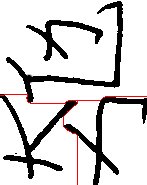
#> input picture 文献/glyphs/p49_img4.png, 147 x 185 px
$ python run_real.py
#> lines starting #> are read from the running program, lines starting #| are printed output that depends on the picture; after the words box and inside, x2 and y2 are one past the last pixel; in counts of white or black regions, pixels touching at a corner belong together
### 专利滴水算法实现/segment.py
# -*- coding: utf-8 -*-
"""
双向切分 + 四种优化指标（专利权利要求 5、论文 3.3 节）
======================================================

把完整泛音谱字切成三张子图：左上、右上、下部。

流程
----
1) 第一次切分 l1（红色，横向）：重力方向 g=(0,1)，水滴从图像左缘中部滴落、向右滑动，
   得到"上下切分路径"，把上部(左上+右上)与下部切开。
2) 第二次切分 l2（绿色，纵向）：重力方向 g=(1,0)，水滴从上部区域上缘中部滴落、向下滑动，
   得到"左右切分路径"，把左上与右上切开；碰到 l1 时终止（两路径交点即分割锚点）。
3) 依据两条路径的最大/最小坐标（交点），直接裁剪出 左上 / 右上 / 下部 三张子图。

初始滴点优化（权利要求5 的 A/B/C/D 四种指标）：
    A: 熔断量最小   d
    B: 始末偏移最小 |x* - x°|
    C: 累计偏移最小 v
    D: 融合指标最小 d + |x* - x°| + v     （论文结论：集平均 D 最优）

默认配置（2026-09 阶段三修复后）：l1（上下切分）按 D 选；l2（左右切分）按 B 选。
依据：论文表3-1 / 图3-23——对带笔画粘连的谱字（论文"谱字B"），四种指标里只有 B
（始末偏移最小化，即 l2 切得"直"）完成了上下、左右均正确的切分（A/C/D 均出现切分错误）；
对不粘连的谱字A 四种指标均正确。合成图实测 B/C/D 选点一致、无回归（详见 验证报告.md）。

⚠️ 2026-09-18 依据强度核查（**不要据此改默认值，先读 ADR**）：
    上述依据来自表3-1，而表3-1 是论文里**样本最小**的一张表（两个具名字）。
    论文 §3.4.5（p58）的**集级**统计说 B 是最差的指标——
      集A A=99.06% **B=96.26%** C=97.20% **D=99.06%**；集B A=91.96% **B=93.75%** C=94.64% **D=95.53%**，
      原文「优化指标B 在四个优化指标中表现最差」，论文最终选 **D**。
    实测（表3-3 十个真实不粘连字，l2 轨迹穿墨量）：B=38、D=15 → D 不差于 B。
    暂不改默认值的原因与翻案条件见 `docs/adr/0003-keep-metric2-B.md`。
"""

import numpy as np
from improved_droplet import drop_improved, is_open, path_metrics


# [23 lines left out: function build_synthetic_character, not called in this run]


def bidirectional_segment(ink, metric='D', metric2='B', seed=None):
    """
    对二值谱字图像做双向切分。
    返回 dict：
        l1_path, l2_path   : 两条水滴轨迹
        intersect          : 交点 (xi, yi)
        crops              : {'left_top','right_top','bottom'} 三张子图(ink 阵列)
        metrics1, metrics2 : 选中初始滴点的四指标

    参数
    ----
    metric  : l1（横向、上下切分）的选优指标，默认 'D'。
    metric2 : l2（纵向、左右切分）的选优指标，默认 'B'（粘连谱字修正，见模块 docstring）。
    seed    : None（默认）-> 枚举时关闭 S102 遇阻随机取向（k 恒 0）：同一候选的指标恒定、
              候选之间可比，这是"枚举选优"能稳定复现零漂移解的前提；
              传入整数 -> 开启随机取向，且每个候选用独立固定种子（seed+起点坐标），
              同一 seed 下整体仍可复现。
              注：S102 随机取向本身在滴水规则层（drop_improved / test_patent）照常可用，
              这里只是编排层不再把随机性引入候选比较。
    """
    for name, mt in (('metric', metric), ('metric2', metric2)):
        if mt not in ('A', 'B', 'C', 'D'):
            raise ValueError(f"{name} 必须是 'A'/'B'/'C'/'D' 之一，收到 {mt!r}")
    H, W = ink.shape

    def make_rng(pos):
        """seed=None -> 确定性枚举（不取向）；否则该候选的独立固定随机源。"""
        return None if seed is None else np.random.default_rng(seed + pos)

    # ---- 第一次切分 l1：横向（上下切分），起点左缘、行在中间带 ----
    # 起点带 δ1 ∈ (2/5 N, 3/5 N)，N=高度（行数）。
    # 注：此带出自**论文**，不是专利——专利权利要求 5 写的是全范围 x_o ∈ [0, M]。
    #     实测全范围会退化到图像边缘（水滴走空白通道、四指标全 0 的平凡解），
    #     故 δ 带是让切分有意义的必要约束。见 diagnostics/diag_fullwidth_vs_band.py。
    n1 = int(round(0.4 * H)); n2 = int(round(0.6 * H))
    r_span = list(range(max(1, n1), min(H - 1, n2)))
    # 固定 c0=0（左缘），枚举 r0
    g1 = (0, 1)
    best1 = None
    for r0 in r_span:
        if not is_open(ink, r0, 0):
            continue
        res = drop_improved(ink, r0, 0, g1, rng=make_rng(r0))
        m = path_metrics(res, g1)
        score = m[metric]
        if best1 is None or score < best1[0]:
            best1 = (score, r0, res, m)
    if best1 is None:
        # 中间带入口全被墨迹挡住（黑边框/污渍）：回退带中点强制起步
        r0_best = (r_span[0] + r_span[-1]) // 2 if r_span else H // 2
        res1 = drop_improved(ink, r0_best, 0, g1, rng=make_rng(r0_best))
        m1 = path_metrics(res1, g1)
    else:
        _, r0_best, res1, m1 = best1
    l1_path = res1['path']

    # l1 的格点集，用于 l2 终止
    l1_set = set(l1_path)

    # ---- 第二次切分 l2：纵向（左右切分），起点上缘、列在中间带 ----
    # 起点带 δ2 ∈ (2/7 M, 3/5 M)，M=宽度（列数，上方区域）。
    # 注：此带出自**论文**（专利无 δ 概念，权利要求 5 写的是全范围）。
    #     论文 3.3.1 只给原则"初始点位于图像中点附近"；**具体取值见论文 3.4.2
    #     （五组范围对比实验，最终采用实验三 = 本行这个区间）**，本实现与之一致。
    #     注：论文实验五 (2/9M, 7/9M) 才是"以中点为心的对称带"，已被论文否决。
    w1 = int(round(2 / 7 * W)); w2 = int(round(3 / 5 * W))
    c_span = list(range(max(1, w1), min(W - 1, w2)))
    g2 = (1, 0)
    best2 = None
    for c0 in c_span:
        if not is_open(ink, 0, c0):
            continue
        res = drop_improved(ink, 0, c0, g2, terminate_at=l1_set, rng=make_rng(c0))
        m = path_metrics(res, g2)
        if best2 is None or m[metric2] < best2[0]:
            best2 = (m[metric2], c0, res, m)
    if best2 is None:
        # 同 l1：上缘入口全被挡住时回退带中点
        c0_best = (c_span[0] + c_span[-1]) // 2 if c_span else W // 2
        res2 = drop_improved(ink, 0, c0_best, g2, terminate_at=l1_set, rng=make_rng(c0_best))
        m2 = path_metrics(res2, g2)
    else:
        _, c0_best, res2, m2 = best2
    l2_path = res2['path']
    if res2['stopped_by'] == 'terminate_at':
        xi, yi = l2_path[-1]
    else:
        # 没碰到 l1：用 l2 落到底部的那一点
        xi, yi = res2['end']

    # ---- 依据交点裁剪三张子图 ----
    xi = min(max(xi, 0), H - 1)
    yi = min(max(yi, 0), W - 1)
    crops = {
        'left_top':  ink[0:xi, 0:yi],
        'right_top': ink[0:xi, yi:W],
        'bottom':    ink[xi:H, 0:W],
    }

    return {
        'l1_path': l1_path,
        'l2_path': l2_path,
        'intersect': (xi, yi),
        'crops': crops,
        'metrics1': m1,
        'metrics2': m2,
        'start1': (r0_best, 0),
        'start2': (0, c0_best),
    }

### 专利滴水算法实现/improved_droplet.py
# -*- coding: utf-8 -*-
"""
改进滴水算法 —— 按专利《基于水滴双向飞溅的滴水路径优化》(CN 20241016 发明) 忠实实现
================================================================================

本文件只依赖本专利，严格按权利要求书第 1-5 条实现：

  S101  设计当前滴点的重力势能计算窗口大小及其权重分布
        窗口 = n0 周围 7 个邻点 (图1)，权值 g_j = 8 - j (图2)
  S102  设计水滴滚动函数，添加遇阻随机取向机制 k，改变不同方向下的重力势能窗口变化
        k ∈ {-1,0,1}，o_j 分段因子 (图3)：见 _theta_j
  S103  设计优先级从高到低为：滴落、飞溅、回流、熔断的滴水规则
        Q_i = max_j(z_j·g_j·o_j)，Q 值 → 动作 + 飞溅状态机 s∈{0..5} (图4~图12)
  S104  设计滴水路径的优化指标，优化路径的初始点 (权利要求5)：A/B/C/D

坐标约定
--------
专利：x 轴正方向竖直向下，y 轴正方向水平向右，待分割图为 M×N。
本实现：img[r, c]  (r=行/竖直, c=列/水平)，与专利 (x,y)=(r,c) 一致。
重力方向 g 允许任意单位方向，以便 l1 横向、l2 纵向两个切分都复用同一份规则。
"""

import numpy as np


# [12 lines of commented-out code are left out]
_G7 = {j: 8 - j for j in range(1, 8)}          # g_j = 8 - j


def perp_of(g):
    """重力方向 g 的垂直右侧方向 (g[1], g[0])。"""
    return (g[1], g[0])


def is_open(ink, r, c):
    """(r,c) 是否是"白色可走"。越界按白处理（允许水滴贴边逃逸）。"""
    H, W = ink.shape
    if r < 0 or c < 0 or r >= H or c >= W:
        return True
    return not ink[r, c]


def _neighbors(g):
    """返回 {j: (dr,dc)}，j=1..7 的邻点相对位移（重力基）。"""
    p = perp_of(g)
    return {
        1: (g[0], g[1]),
        2: (g[0] + p[0], g[1] + p[1]),
        3: (g[0] - p[0], g[1] - p[1]),
        4: (p[0], p[1]),
        5: (-p[0], -p[1]),
        6: (-g[0] + p[0], -g[1] + p[1]),
        7: (-g[0] - p[0], -g[1] - p[1]),
    }


def _theta_j(j, k):
    """
    方向因子 o_j (权利要求3 / 图3)。
      k=0 (初始)          -> o_j = 1, ∀j
      j=1 (正前方)        -> o_1 = 1, ∀k      （重力方向永不受取向影响）
      k=1 (偏右)          -> o_j = (-k)^j = (-1)^j   （左侧 j=3,5,7 变负）
      k=-1 (偏左)         -> o_j = k^(j+1) = (-1)^(j+1)（右侧 j=2,4,6 变负）
    """
    if k == 0 or j == 1:
        return 1
    if k == 1:
        return (-1) ** j
    return (-1) ** (j + 1)          # k == -1


def _q_decision(ink, r, c, g, k):
    """
    计算 Q_i = max_j(z_j·g_j·o_j) 与胜出的邻点 j。

    ✅ 语义（专利图4~图12）：
      · max 只在"白像素(z_j=1)"之间进行；
      · 若 8 邻点全黑（无任何白像素）→ Q = 0（触发熔断），j = None；
      · 若有白像素且其 g_j·o_j 全为负（只在对侧白）→ Q < 0（触发回流）；
      · 若有白像素的 g_j·o_j 为正 → Q 为其中最大者（决定 滴落/对角/滑动/浅坑）。
    这样 Q=0 与 Q<0 能被区分——黑像素的 z=0 并不参与 "谁最大" 的竞争。
    """
    nb = _neighbors(g)
    best_j, best_q = None, None
    for j in range(1, 8):
        dr, dc = nb[j]
        if not is_open(ink, r + dr, c + dc):
            continue                     # 黑像素 z=0，跳过（不参与 max）
        q = _G7[j] * _theta_j(j, k)
        if best_q is None or q > best_q:
            best_q, best_j = q, j
    if best_q is None:
        return None, 0.0                 # 无任何白像素 -> 全黑
    return best_j, best_q


# ----------------------------------------------------------------------
# 飞溅状态机 (S103, 图4~图12)
# ----------------------------------------------------------------------
# s 含义 (图3 页脚 4.1)：
#   0 等待飞溅   1 已飞溅1px   2 水平滚动反向1次   3 飞溅1px+反向1次   4 反向2次   5 飞溅1px+反向2次
# Q 值 → 动作 + s 转移：
#   Q=7 (j=1)     正前方滴落                      s -> 0
#   Q=6 (j=2)     前右对角滴落   s ∈{0,4,5}->s; {1,3}->s-1; {2}->0
#   Q=5 (j=3)     前左对角滴落   同上
#   Q=4 (j=4)     右侧滑动       s ∈{0,1,2,3}->s; {4,5}->0(且改为前跳)
#   Q=3 (j=5)     左侧滑动       同上
#   Q=2/1 (j=6/7) 浅坑：(0,2)->splash(s+1, 跳向后对角); (1,3)->reflow(s+2, k=-k); (4,5)->0(前跳/熔断)
#   Q=0          全黑 -> 熔断(前穿1px)  s->0
#   Q<0          仅对侧白 -> 回流(原位, s+2, k=-k)
def _step_patent(ink, r, c, g, k, s):
    """返回三种动作之一：
       ('move', nr, nc, k, s)
       ('reflow', r, c, -k, s+2)          # 原位回流
       ('melt', nr, nc, k, 0)             # 前穿熔断
    """
    j, Q = _q_decision(ink, r, c, g, k)
    nb = _neighbors(g)

    if Q == 0:                                        # 全黑包围 -> 熔断
        return ('melt', r + g[0], c + g[1], k, 0)
    if Q < 0:                                         # 仅对侧白 -> 回流
        return ('reflow', r, c, -k, s + 2)

    # Q ∈ {7,6,5,4,3,2,1}，j 已确定
    if j == 1:                                        # 正前方滴落
        return ('move', r + g[0], c + g[1], k, 0)
    if j in (2, 3):                                   # 前对角滴落 (Q=6/5)
        dr, dc = nb[j]
        if s in (1, 3):
            s2 = s - 1
        elif s == 2:
            s2 = 0
        else:
            s2 = s
        return ('move', r + dr, c + dc, k, s2)
    if j in (4, 5):                                   # 水平滑动 (Q=4/3)
        if s in (4, 5):
            s2 = 0
            return ('move', r + g[0], c + g[1], k, s2)   # 改为前跳
        dr, dc = nb[j]
        return ('move', r + dr, c + dc, k, s)
    # j ∈ {6,7}：浅坑 (Q=2/1)
    if s in (0, 2):                                   # 飞溅：跳向后(-g)对角
        dr, dc = nb[j]
        return ('move', r + dr, c + dc, k, s + 1)
    if s in (1, 3):                                   # 回流
        return ('reflow', r, c, -k, s + 2)
    # s ∈ {4,5}：放弃，前穿熔断
    return ('melt', r + g[0], c + g[1], k, 0)


def drop_improved(ink, r0, c0, g, max_steps=None, terminate_at=None, rng=None):
    """
    按专利规则生成一条滴水路径。

    参数
    ----
    ink          : HxW 布尔阵, True=黑(墨迹)
    r0, c0       : 初始滴点 (专利记作 x°=r0, y°=c0)
    g            : 重力方向 (dr,dc)；如 (1,0) 竖直向下、(0,1) 水平向右
    max_steps    : 最大步数
    terminate_at : 可选格点集，水滴步入即停（用于 l2 与 l1 交汇）
    rng          : np.random.Generator / RandomState，遇阻随机取向用；None 时保持 k 不随机

    返回 dict：path, melt(d=指标A), offsets(v=指标C), start, end, stopped_by
    """
    H, W = ink.shape
    if max_steps is None:
        max_steps = 8 * (H + W) + 2000

    r, c = r0, c0
    k = 0                       # 方向位：0 初始, 1 偏右(+p), -1 偏左(-p)
    s = 0                       # 飞溅状态
    oriented = False            # 是否已随机取向
    path = [(r, c)]
    melt = 0
    offsets = 0
    visited = {(r, c)}
    reason = 'boundary'

    def _record(nr, nc, is_melt):
        nonlocal r, c, melt, offsets
        if (nr - r, nc - c) != g:
            offsets += 1
        r, c = nr, nc
        if is_melt:
            melt += 1

    for step_i in range(max_steps):
        if terminate_at is not None and (r, c) in terminate_at and step_i > 0:
            reason = 'terminate_at'
            break

        # 遇阻随机取向（S102）：首次遇到浅坑/死路（Q<=0 或胜出邻点为后向 j∈{6,7}）
        # 时才定 k；之前的正常滑行不定取向——与专利图13~15"落点遇阻才取向"一致
        if not oriented:
            j, Q = _q_decision(ink, r, c, g, k)
            if Q == 0 or Q < 0 or j in (6, 7):
                if rng is not None:
                    k = int(rng.choice([-1, 1]))         # 对称随机取向；可复现靠外部固定种子
                oriented = True

        act = _step_patent(ink, r, c, g, k, s)

        if act[0] == 'reflow':
            # 原位回流：位置不动，k=-k，s+=2。s 到 4/5 不在这里抢先熔断，
            # 交给 _step_patent 的状态机下一步按图4~图12 消化
            # （再遇浅坑→熔断；侧滑→前跳归零；正前白→滴落归零）。
            nk, ns = act[3], act[4]
            if ns > 5:      # 专利状态表未定义 s>5：回流预算已耗尽，保底熔断
                _record(r + g[0], c + g[1], True); s = 0; k = nk
            else:
                k = nk; s = ns
        elif act[0] == 'melt':
            nr, nc, k, s = act[1], act[2], act[3], act[4]
            _record(nr, nc, True)
        else:  # 'move'
            nr, nc, k, s = act[1], act[2], act[3], act[4]
            if (nr, nc) == (r, c) or (nr, nc) in visited:
                # 兜底：防止原地死循环，强制前穿熔断
                _record(r + g[0], c + g[1], True); s = 0
            else:
                _record(nr, nc, False)

        path.append((r, c))
        visited.add((r, c))

        if r < 0 or r >= H or c < 0 or c >= W:
            reason = 'boundary'
            break
    else:
        reason = 'max_steps'

    return {
        'path': path,
        'melt': melt,
        'offsets': offsets,
        'start': (r0, c0),
        'end': (r, c),
        'stopped_by': reason,
    }


# ----------------------------------------------------------------------
# 四种优化指标（权利要求5）
# ----------------------------------------------------------------------
def metric_B(res, g):
    """
    指标 B = |x* − x°|：初始滴点与终点在"垂直重力方向"上的偏移。
    对横向水流 g=(0,1) 取行漂移 |r1−r0|；对纵向水流 g=(1,0) 取列漂移 |c1−c0|。
    """
    (r0, c0), (r1, c1) = res['start'], res['end']
    p = perp_of(g)
    return abs((r1 - r0) * p[0] + (c1 - c0) * p[1])


def path_metrics(res, g):
    """
    指标 A/B/C/D（权利要求5）：
      A = d        : 熔断像素数（最小化）           -> res['melt']
      B = |x*−x°|  : 垂直重力方向上的始末偏移（最小化） -> metric_B
      C = v        : 累计偏移次数（最小化）           -> res['offsets']
      D = d + B + v: 三指标融合（论文/专利结论最优）
    """
    d_A = res['melt']
    B = metric_B(res, g)
    C = res['offsets']
    return {'A': d_A, 'B': B, 'C': C, 'D': d_A + B + C}

### 专利滴水算法实现/run_real.py
# -*- coding: utf-8 -*-
"""
真实谱字验证：用论文《HUNNUThesis》里的真实手写减字谱字"谱字A(=大/七/勾)"跑双向切分，
并与论文公开的"切分结果"（图3-24 的三个部件：大、七、勾）做 IoU 校验。
运行：python run_real.py   （依赖 ../文献/glyphs/ 下提取的嵌入图）
"""
import os
import numpy as np
from PIL import Image, ImageDraw
from segment import bidirectional_segment

GLYPHS = os.path.join(os.path.dirname(os.path.abspath(__file__)), '..', '文献', 'glyphs')
OUT = os.path.join(os.path.dirname(os.path.abspath(__file__)), 'output_real')
os.makedirs(OUT, exist_ok=True)


def load_ink(path, thresh=128):
    """读图 -> 布尔 ink（True=暗色墨迹）。红线因 R 高自然被排除。"""
    im = Image.open(path).convert('RGB')
    a = np.array(im).astype(int)
    ink = (a[..., 0] < thresh) & (a[..., 1] < thresh) & (a[..., 2] < thresh)
    return ink


def ink_to_img(ink):
    return Image.fromarray(np.where(ink, 0, 255).astype(np.uint8), mode='L').convert('RGB')


def draw_path(img, path, color, width=3):
    d = ImageDraw.Draw(img)
    pts = [(c, r) for (r, c) in path]
    if len(pts) >= 2:
        d.line(pts, fill=color, width=width, joint='curve')
    return img


def bbox_sil(ink):
    """返回 ink 的包围盒子图（bool）。"""
    ys, xs = np.where(ink)
    if len(ys) == 0:
        return np.zeros((1, 1), bool)
    return ink[ys.min():ys.max() + 1, xs.min():xs.max() + 1]


def norm_sil(ink, size=(48, 48)):
    b = bbox_sil(ink).astype(np.uint8) * 255
    im = Image.fromarray(b, mode='L').resize(size, Image.NEAREST)
    return np.array(im) > 127


def iou(a, b):
    i = (a & b).sum()
    u = (a | b).sum()
    return i / u if u else 0.0


def main():
    full = load_ink(os.path.join(GLYPHS, 'p49_img4.png'))    # 完整谱字A（剔除红线）
#> in load_ink, im is the input picture: PIL image 147x185 RGB; mean R, G, B 213.9, 211.6, 211.6
#> in load_ink, `ink = (a[..., 0] < thresh) & (a[..., 1] < thresh) & (a[..., 2] < thresh)`:
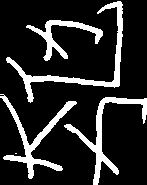
#> ink: shape (185, 147) bool; 16.1% white; 5 white regions (1 under 20 px), largest, box (x1, y1, x2, y2) and area: (6, 1, 123, 103) 1308, (0, 94, 77, 179) 1157, (64, 97, 147, 185) 1141, (26, 20, 103, 61) 774
    H, W = full.shape
#> H = 185; W = 147
    print(f'[真实谱字A] 尺寸 {W}x{H}  ink占比 {full.mean():.3f}')
#| [真实谱字A] 尺寸 147x185  ink占比 0.161
    ink_to_img(full).save(os.path.join(OUT, 'real_char_clean.png'))

    res = bidirectional_segment(full, metric='D')
#> the loop in bidirectional_segment, `for r0 in r_span:` made 37 passes
#> max_steps in drop_improved on pass 1: 4656
    l1, l2 = res['l1_path'], res['l2_path']
    xi, yi = res['intersect']
    print(f'  最优初始滴点 l1={res["start1"]} l2={res["start2"]}')
#|   最优初始滴点 l1=(95, 0) l2=(0, 46)
    print(f'  指标 l1(A/B/C/D): ', res['metrics1'])
#|   指标 l1(A/B/C/D):  {'A': 5, 'B': 1, 'C': 3, 'D': 9}
    print(f'  指标 l2(A/B/C/D): ', res['metrics2'])
#|   指标 l2(A/B/C/D):  {'A': 12, 'B': 0, 'C': 10, 'D': 22}
    print(f'  两路径交点(切分锚点) = (r={xi}, c={yi})  l1长{len(l1)} l2长{len(l2)}')
#|   两路径交点(切分锚点) = (r=96, c=46)  l1长150 l2长102

    # 叠加可视化（红 l1 / 绿 l2）
    img = ink_to_img(full)
    draw_path(img, l1, (255, 0, 0))
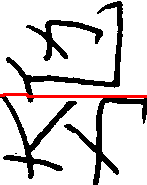
#> img: PIL image 147x185 RGB; mean R, G, B 214.3, 210.1, 210.1
    draw_path(img, l2, (0, 170, 0))
    img.save(os.path.join(OUT, 'real_overlay.png'))
    for name, arr in res['crops'].items():
        ink_to_img(arr).save(os.path.join(OUT, f'real_crop_{name}.png'))
#> this loop made 3 passes
#> name on passes 1 to 3: 'left_top', 'right_top', 'bottom'
#> pass 1, in main, `ink_to_img(arr).save(os.path.join(OUT, f'real_crop_{name}.png'))`:
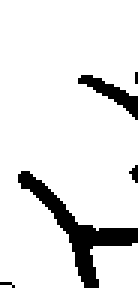
#> saved as real_crop_left_top.png: PIL image 46x96 RGB (shown 3 times larger); 89.4% white; 5 black regions (3 under 20 px), largest, box (x1, y1, x2, y2) and area: (6, 57, 46, 96) 348, (26, 25, 46, 40) 98
#> pass 2, in main, `ink_to_img(arr).save(os.path.join(OUT, f'real_crop_{name}.png'))`:
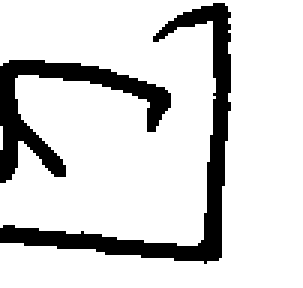
#> saved as real_crop_right_top.png: PIL image 101x96 RGB (shown 3 times larger); 83.6% white; 2 black regions, box (x1, y1, x2, y2) and area: (0, 1, 77, 88) 925, (0, 20, 57, 61) 661

    # ---- 用论文公开的三个部件(大/七/勾)做 IoU 校验 ----
    true = {
        '大': load_ink(os.path.join(GLYPHS, 'p49_img2.png')),
        '七': load_ink(os.path.join(GLYPHS, 'p49_img3.png')),
        '勾': load_ink(os.path.join(GLYPHS, 'p49_img1.png')),
    }
    got = {'left_top': res['crops']['left_top'],
           'right_top': res['crops']['right_top'],
           'bottom': res['crops']['bottom']}

    print('\n=== IoU 校验（裁剪块 vs 论文真值 大/七/勾） ===')
    sil_true = {k: norm_sil(v) for k, v in true.items()}
    sil_got = {k: norm_sil(v) for k, v in got.items()}
    print(f'  {"":<12}' + ''.join(f'{k:>10}' for k in sil_true))
    match = {}
    for gk, gsil in sil_got.items():
        row = {tk: iou(gsil, tsil) for tk, tsil in sil_true.items()}
        best = max(row, key=row.get)
        match[gk] = (best, round(row[best], 3))
        print(f'  {gk:<12}' + ''.join(f'{row[tk]:>10.3f}' for tk in sil_true)
              + f'   -> 匹配 {best}')
    print()
    expect = {'left_top': '大', 'right_top': '七', 'bottom': '勾'}
    all_ok = all(match[k][0] == v for k, v in expect.items())
    for k, v in expect.items():
        ok = match[k][0] == v
        print(f'  {k:>12} 期望={v}  实际={match[k][0]}  IoU={match[k][1]:.3f}  '
              f'{"✓" if ok else "✗"}')
    print(f'\n判定：三块子图与真实部件(大/七/勾)一一对应 -> '
          f'{"校验通过 ✓" if all_ok else "部分不匹配 ✗"}')


if __name__ == '__main__':
#> (the run stopped early here; a loop or call above may not have finished)
